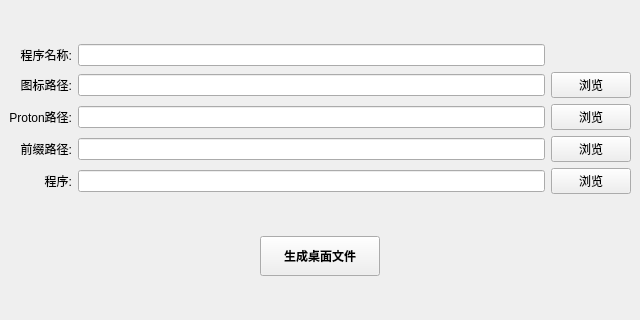
<?xml version="1.0" encoding="UTF-8"?>
<ui version="4.0">
 <class>MainWindow</class>
 <widget class="QMainWindow" name="MainWindow">
  <property name="geometry">
   <rect>
    <x>0</x>
    <y>0</y>
    <width>640</width>
    <height>320</height>
   </rect>
  </property>
  <property name="minimumSize">
   <size>
    <width>640</width>
    <height>320</height>
   </size>
  </property>
  <property name="windowTitle">
   <string>umu桌面文件生成器</string>
  </property>
  <widget class="QWidget" name="centralwidget">
   <layout class="QGridLayout" name="gridLayout">
    <item row="4" column="0">
     <widget class="QLabel" name="pfxPathLabel">
      <property name="text">
       <string>前缀路径:</string>
      </property>
      <property name="alignment">
       <set>Qt::AlignmentFlag::AlignRight|Qt::AlignmentFlag::AlignTrailing|Qt::AlignmentFlag::AlignVCenter</set>
      </property>
     </widget>
    </item>
    <item row="5" column="0">
     <widget class="QLabel" name="programLabel">
      <property name="text">
       <string>程序:</string>
      </property>
      <property name="alignment">
       <set>Qt::AlignmentFlag::AlignRight|Qt::AlignmentFlag::AlignTrailing|Qt::AlignmentFlag::AlignVCenter</set>
      </property>
     </widget>
    </item>
    <item row="5" column="2">
     <widget class="QPushButton" name="browseProgramButton">
      <property name="minimumSize">
       <size>
        <width>60</width>
        <height>0</height>
       </size>
      </property>
      <property name="text">
       <string>浏览</string>
      </property>
     </widget>
    </item>
    <item row="3" column="2">
     <widget class="QPushButton" name="browseProtonButton">
      <property name="minimumSize">
       <size>
        <width>60</width>
        <height>0</height>
       </size>
      </property>
      <property name="text">
       <string>浏览</string>
      </property>
     </widget>
    </item>
    <item row="7" column="0" colspan="3">
     <layout class="QHBoxLayout" name="horizontalLayout">
      <item>
       <spacer name="horizontalSpacerLeft">
        <property name="orientation">
         <enum>Qt::Orientation::Horizontal</enum>
        </property>
        <property name="sizeHint" stdset="0">
         <size>
          <width>40</width>
          <height>20</height>
         </size>
        </property>
       </spacer>
      </item>
      <item>
       <widget class="QPushButton" name="generateButton">
        <property name="minimumSize">
         <size>
          <width>120</width>
          <height>40</height>
         </size>
        </property>
        <property name="font">
         <font>
          <bold>true</bold>
         </font>
        </property>
        <property name="text">
         <string>生成桌面文件</string>
        </property>
       </widget>
      </item>
      <item>
       <spacer name="horizontalSpacerRight">
        <property name="orientation">
         <enum>Qt::Orientation::Horizontal</enum>
        </property>
        <property name="sizeHint" stdset="0">
         <size>
          <width>40</width>
          <height>20</height>
         </size>
        </property>
       </spacer>
      </item>
     </layout>
    </item>
    <item row="2" column="2">
     <widget class="QPushButton" name="browseIconButton">
      <property name="minimumSize">
       <size>
        <width>60</width>
        <height>0</height>
       </size>
      </property>
      <property name="text">
       <string>浏览</string>
      </property>
     </widget>
    </item>
    <item row="3" column="1">
     <widget class="QLineEdit" name="protonPathEdit"/>
    </item>
    <item row="1" column="1">
     <widget class="QLineEdit" name="nameEdit"/>
    </item>
    <item row="6" column="0" colspan="3">
     <spacer name="verticalSpacerDown">
      <property name="orientation">
       <enum>Qt::Orientation::Vertical</enum>
      </property>
      <property name="sizeHint" stdset="0">
       <size>
        <width>20</width>
        <height>40</height>
       </size>
      </property>
     </spacer>
    </item>
    <item row="0" column="1">
     <spacer name="verticalSpacerUp">
      <property name="orientation">
       <enum>Qt::Orientation::Vertical</enum>
      </property>
      <property name="sizeHint" stdset="0">
       <size>
        <width>20</width>
        <height>40</height>
       </size>
      </property>
     </spacer>
    </item>
    <item row="5" column="1">
     <widget class="QLineEdit" name="programEdit"/>
    </item>
    <item row="4" column="1">
     <widget class="QLineEdit" name="pfxPathEdit"/>
    </item>
    <item row="2" column="0">
     <widget class="QLabel" name="iconLabel">
      <property name="text">
       <string>图标路径:</string>
      </property>
      <property name="alignment">
       <set>Qt::AlignmentFlag::AlignRight|Qt::AlignmentFlag::AlignTrailing|Qt::AlignmentFlag::AlignVCenter</set>
      </property>
     </widget>
    </item>
    <item row="1" column="0">
     <widget class="QLabel" name="nameLabel">
      <property name="text">
       <string>程序名称:</string>
      </property>
      <property name="alignment">
       <set>Qt::AlignmentFlag::AlignRight|Qt::AlignmentFlag::AlignTrailing|Qt::AlignmentFlag::AlignVCenter</set>
      </property>
     </widget>
    </item>
    <item row="3" column="0">
     <widget class="QLabel" name="protonPathLabel">
      <property name="text">
       <string>Proton路径:</string>
      </property>
      <property name="alignment">
       <set>Qt::AlignmentFlag::AlignRight|Qt::AlignmentFlag::AlignTrailing|Qt::AlignmentFlag::AlignVCenter</set>
      </property>
     </widget>
    </item>
    <item row="4" column="2">
     <widget class="QPushButton" name="browsePfxButton">
      <property name="minimumSize">
       <size>
        <width>60</width>
        <height>0</height>
       </size>
      </property>
      <property name="text">
       <string>浏览</string>
      </property>
     </widget>
    </item>
    <item row="2" column="1">
     <widget class="QLineEdit" name="iconEdit"/>
    </item>
    <item row="8" column="0" colspan="3">
     <spacer name="verticalSpacerDown_2">
      <property name="orientation">
       <enum>Qt::Orientation::Vertical</enum>
      </property>
      <property name="sizeHint" stdset="0">
       <size>
        <width>20</width>
        <height>40</height>
       </size>
      </property>
     </spacer>
    </item>
   </layout>
  </widget>
 </widget>
 <resources/>
 <connections/>
</ui>
